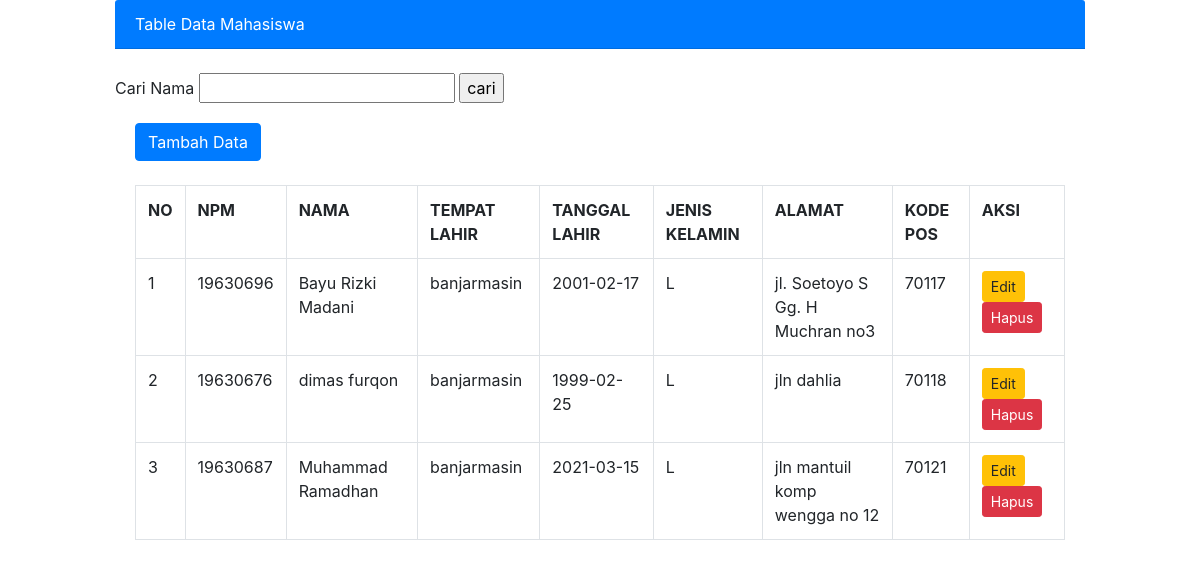
/data_mahasiswa.php, run on the app's committed database.
### tables this page shows
CREATE TABLE `tblmhs` (
  `npm` varchar(8) NOT NULL,
  `nama` varchar(100) NOT NULL,
  `tempat_lahir` varchar(50) NOT NULL,
  `tanggal_lahir` date NOT NULL,
  `jenis_kelamin` enum('L','P') NOT NULL,
  `alamat` text NOT NULL,
  `kodepos` varchar(5) NOT NULL
);

### data_mahasiswa.php (the view, shortened to what this page needs)
<!DOCTYPE html>
<html lang="en">
<head>
    <link rel="stylesheet" href="css/bootstrap.css">
</head>
<body>
    <div class="container col-md-10">
    <div class="card-header bg-primary text-white">
        Table Data Mahasiswa
    </div>
    <br>
    <form method="GET" action="">
        Cari Nama <input type="text" name="s">
        <input type="submit" value="cari">
    </form>
        <div class="card-body">
            <a href="index.php" class="btn btn-primary">Tambah Data</a>
            <br>
            <br>
            <table class="table table-bordered">
                <tr>
                    <th>NO</th>
                    <th>NPM</th>
                    <th>NAMA</th>
                    <th>TEMPAT LAHIR</th>
                    <th>TANGGAL LAHIR</th>
                    <th>JENIS KELAMIN</th>
                    <th>ALAMAT</th>
                    <th>KODE POS</th>
                    <th>AKSI</th>
                </tr>
            <?php
                include "koneksi.php";
                $no = 1;
                if (isset($_GET['s']))
                {
                    $NAMA = $_GET['s'];
                    $tampil = mysqli_query($koneksi, "SELECT * FROM tblmhs WHERE NAMA LIKE '%$NAMA'");
                }else
                $tampil = mysqli_query($koneksi, "SELECT * FROM tblmhs");
                while ($data = mysqli_fetch_array($tampil))
                {
            ?>
            <tr>
                    <td><?php echo $no++;?> </td>
                    <td><?php echo $data ['npm']?></td>
                    <td><?php echo $data ['nama']?></td>
                    <td><?php echo $data ['tempat_lahir']?></td>
                    <td><?php echo $data ['tanggal_lahir']?></td>
                    <td><?php echo $data ['jenis_kelamin']?></td>
                    <td><?php echo $data ['alamat']?></td>
                    <td><?php echo $data ['kodepos']?></td>
            <td>
                    <a href="edit_data.php?npm=<?php echo $data['npm'];?>" class="btn btn-sm btn-warning">Edit</a>
                    <a href="hapus_data.php?npm=<?php echo $data['npm'];?>" class="btn btn-sm btn-danger">Hapus</a>
            </td>
            </tr>
            <?php } ?>
            </table>
        </div>
    </body>
</html>

### data on the page
tblmhs: npm "19630696", nama "Bayu Rizki Madani", tempat_lahir "banjarmasin", tanggal_lahir "2001-02-17", jenis_kelamin "L", alamat "jl. Soetoyo S Gg. H Muchran no3", kodepos "70117"
tblmhs: npm "19630676", nama "dimas furqon", tempat_lahir "banjarmasin", tanggal_lahir "1999-02-25", jenis_kelamin "L", alamat "jln dahlia", kodepos "70118"
tblmhs: npm "19630687", nama "Muhammad Ramadhan", tempat_lahir "banjarmasin", tanggal_lahir "2021-03-15", jenis_kelamin "L", alamat "jln mantuil komp wengga no 12", kodepos "70121"
